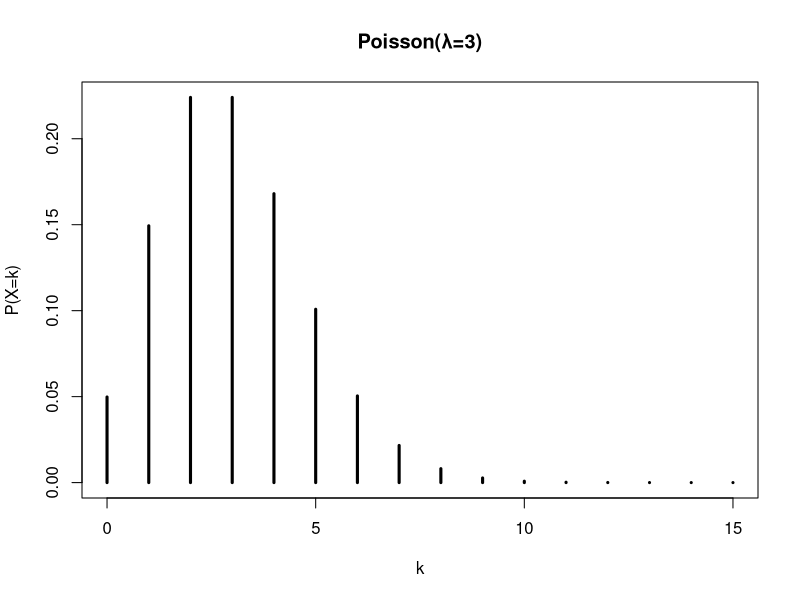
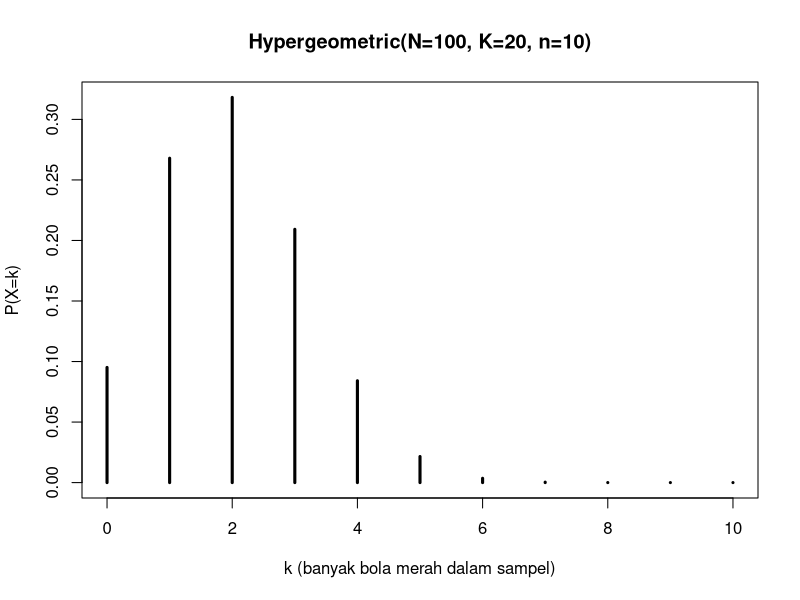
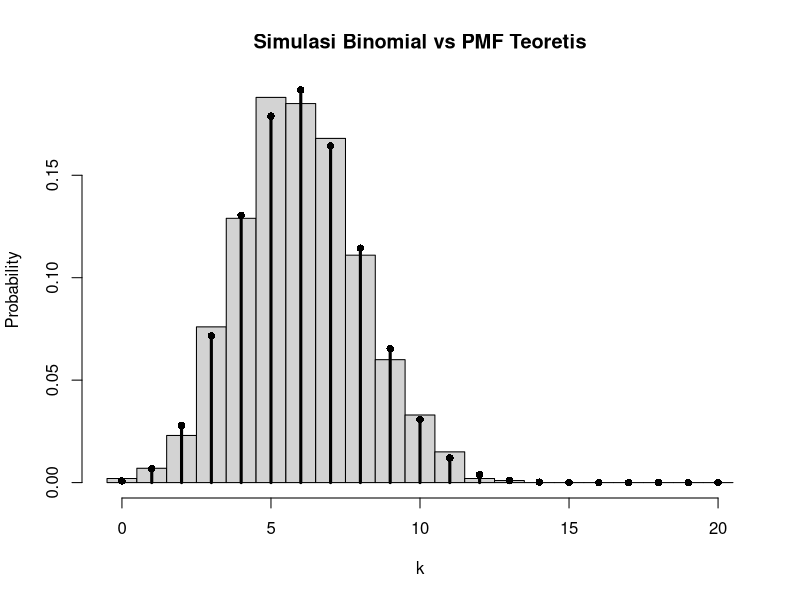

Write the R code that produced these figures, in order.
#1.Poisson
# Parameter: rata-rata 3 pelanggan per jam
lambda <- 3

# Distribusi Poisson(λ=3)
x <- 0:15
pmf <- dpois(x, lambda)

# Plot PMF
plot(x, pmf, type = 'h', lwd = 3,
     main = 'Poisson(λ=3)', xlab = 'k', ylab = 'P(X=k)')

# Hitung P(X >= 5) = 1 - P(X <= 4)
p_x_ge_5 <- 1 - ppois(4, lambda)
# atau: ppois(4, lambda, lower.tail = FALSE)
p_x_ge_5

#2. Distribusi Bola
# Parameter
N <- 100    # ukuran populasi
K <- 20     # jumlah bola merah di populasi
n <- 10     # ukuran sampel

# Domain k
k <- seq(from = max(0, n + K - N), to = min(n, K))

# PMF: P(X = k)
pmf <- dhyper(k, m = K, n = N - K, k = n)

# Tabel probabilitas
data.frame(k = k, P = pmf)

# Plot PMF
plot(k, pmf, type = "h", lwd = 3,
     main = paste0("Hypergeometric(N=", N, ", K=", K, ", n=", n, ")"),
     xlab = "k (banyak bola merah dalam sampel)",
     ylab = "P(X=k)")

#3. Percobaan Binomial
n <- 20
p <- 0.3

# PMF teoretis
x <- 0:n
pmf <- dbinom(x, size = n, prob = p)

# Simulasi 1.000 percobaan
set.seed(123)
sim <- rbinom(1000, size = n, prob = p)

# Histogram hasil simulasi
hist(sim, breaks = seq(-0.5, n + 0.5, by = 1),
     probability = TRUE,
     main = "Simulasi Binomial vs PMF Teoretis",
     xlab = "k", ylab = "Probability")

# PMF teoretis ditambahkan ke histogram
points(x, pmf, type = "h", lwd = 3)
points(x, pmf, pch = 16)
